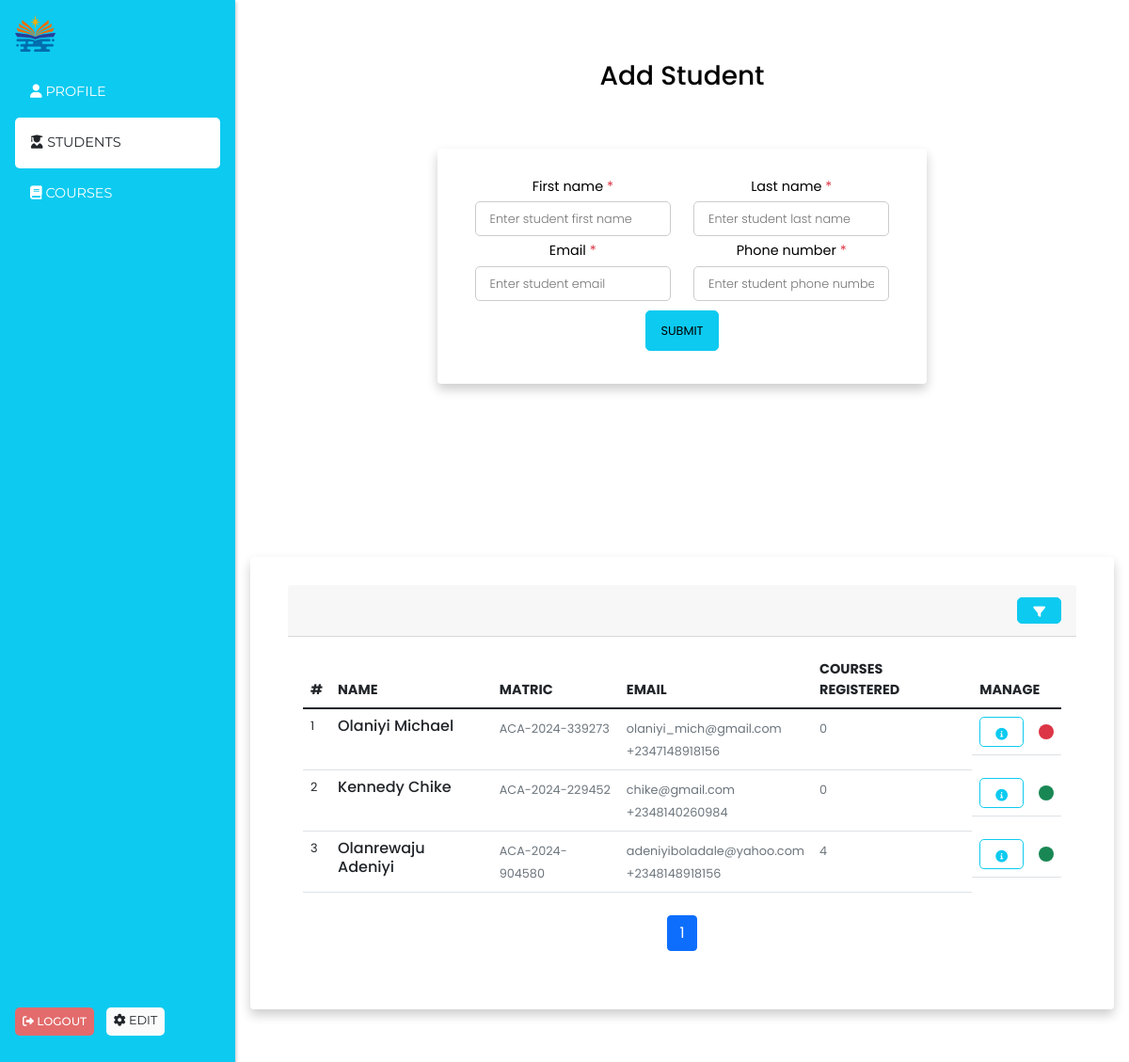
Screenshot of /student_quarters (signed in) with the database file from the repository.
### models/students.py (models this page shows, shortened)
class Student(db.Model, UserMixin):
    __tablename__ = "students"
    id = db.Column(db.String(50), default=hexid, primary_key=True, index=True)
    first_name = db.Column(db.String(80), nullable=False)
    last_name = db.Column(db.String(80), nullable=False)
    email = db.Column(db.String(120), unique=True, nullable=False)
    phone = db.Column(db.String(20), nullable=False)
    active = db.Column(db.Boolean, default=True)
    stud_id = db.Column(
        db.String(50),
        unique=True,
        nullable=False,
        default=code_generator(f"ACA-{datetime.now().year}-"),
    )
    gpa = db.Column(db.Float, nullable=False, default=0.00)
    password = db.Column(
        db.Text, nullable=False, default=student_default_password("academia")
    )
    changed_password = db.Column(db.Boolean, nullable=False, default=False)
    created_at = db.Column(db.DateTime, nullable=False, default=datetime.utcnow)
    registered_courses = db.relationship(
        "CourseRegistered", cascade="all, delete", backref="student", lazy=True
    )

### endpoints/admin.py (the view, shortened to what this page needs)
@admin.route("/student_quarters", methods=["GET", "POST"])
@login_required
@admin_required
def student_quarters():
    try:
        alert = session.pop("alert", None)
        bg_color = session.pop("bg_color", None)
        page = int(request.args.get("page", 1))
        per_page = int(request.args.get("per_page", 5))
        matric_no = request.args.get("matric_no")
        course_id = request.args.get("course_id")
        print(matric_no, ":", course_id)
        all_students, total_pages, total_items = get_students(matric_no, course_id, page, per_page)
        all_courses = Course.query.all()
        reset_filter = False if not (matric_no or course_id) else True
        return render_template(
            "admin_templates/student_quarters.html",
            alert=alert,
            bg_color=bg_color,
            student_quarters=True,
            all_students=all_students,
            page=page,
            per_page=per_page,
            total_pages=total_pages,
            total_items=total_items,
            all_courses=all_courses,
            reset_filter=reset_filter,
            matric_no=matric_no,
            course_id=course_id
        )
    except Exception as e:
        print(e, "error@admin/student_quarters")
        session["alert"] = "NetworkError"
        session["bg_color"] = "danger"
        return redirect(url_for("admin.student_quarters"))

### app_config.py (called while the page is built)
def create_app(config=config_object["development"]):
    app = Flask(__name__)
    app.config.from_object(config)
    cors.init_app(app)
    login_manager.init_app(app)
    db.init_app(app)
    migrate.init_app(app, db)
    @login_manager.user_loader
    def load_user(user_id):
        logged_user = Admin.query.get(user_id)
        if not logged_user:
            logged_user = Student.query.get(user_id)
        return logged_user
    @login_manager.unauthorized_handler
    def unauthorized():
        session["alert"] = "Please login to access this page"
        session["bg_color"] = "danger"
        return redirect(url_for("school.login"))
    @app.errorhandler(404)
    def page_not_found(e):
        return render_template("404.html")
    app.register_blueprint(admin_blueprint)
    app.register_blueprint(school_blueprint)
    app.register_blueprint(student_blueprint)
    return app

### templates/admin_templates/student_quarters.html (shortened to what this page needs)
{% extends 'admin_templates/admin_layout.html' %}
{% block content %}
<div class="row">
    <div class="col-md-12">
        <div class="container-fluid px-1 py-5 mx-auto">
            <div class="row d-flex justify-content-center">
                <div class="col-xl-7 col-lg-8 col-md-9 col-11 text-center">
                    <h3>Add Student</h3>
                    <div class="card">
                        <form class="form-card" method="post" action="">
                            <div class="row justify-content-between text-left">
                                <div class="form-group col-sm-6 flex-column d-flex"> <label
                                        class="form-control-label px-3">First name<span class="text-danger">
                                            *</span></label> <input type="text" id="fname" name="fname"
                                        placeholder="Enter student first name" style="font-size: .8rem !important;"
                                        onblur="validate(1)" value="{{first_name}}"> </div>
                                <div class="form-group col-sm-6 flex-column d-flex"> <label
                                        class="form-control-label px-3">Last name<span class="text-danger">
                                            *</span></label> <input type="text" id="lname" name="lname"
                                        placeholder="Enter student last name" style="font-size: .8rem !important;"
                                        onblur="validate(2)" value="{{last_name}}"> </div>
                            </div>
                            <div class="row justify-content-between text-left">
                                <div class="form-group col-sm-6 flex-column d-flex"> <label
                                        class="form-control-label px-3">Email<span class="text-danger">
                                            *</span></label> <input type="email" id="email" name="email"
                                        placeholder="Enter student email" style="font-size: .8rem !important;"
                                        onblur="validate(3)" value="{{email}}"> </div>
                                <div class="form-group col-sm-6 flex-column d-flex"> <label
                                        class="form-control-label px-3">Phone number<span class="text-danger">
                                            *</span></label> <input type="tel" id="mob" name="phone"
                                        placeholder="Enter student phone number" maxlength="11"
                                        style="font-size: .8rem !important;" onblur="validate(4)"
                                        value="{{phone_number}}"> </div>
                            </div>
                            <div class="row justify-content-end">
                                <div class="form-group col-sm-12"> <button type="submit"
                                        style="font-size: .8rem !important;" class="btn-block btn-info">Submit</button>
                                </div>
                            </div>
                        </form>
                    </div>
                </div>
            </div>
        </div>
    </div>
</div>
<div class="row mt-3">
    <div class="col-md-12">
        <div class="card">
            <div class="card-header">
                <span class="float-end d-flex align-items-center">
                    <button class="badge btn btn-info text-white fw-normal py-1 px-3" data-bs-toggle="modal" data-bs-target="#exampleModal">
                        <i class="fa-solid fa-filter" style="font-size: .8rem;"></i>
                    </button>
                </span>
            </div>
            <div class="card-body">
                <div class="row">
                    <div class="col-md-12">
                        <div class="table-responsive-sm">
                            <table class="table no-wrap user-table mb-0">
                                <thead>
                                    <tr>
                                        <th scope="col" class="border-0 text-uppercase font-medium pl-4"
                                            style="font-size: .9rem;">#</th>
                                        <th scope="col" class="border-0 text-uppercase font-medium"
                                            style="font-size: .9rem;">Name</th>
                                        <th scope="col" class="border-0 text-uppercase font-medium"
                                            style="font-size: .9rem;">Matric</th>
                                        <th scope="col" class="border-0 text-uppercase font-medium"
                                            style="font-size: .9rem;">Email</th>
                                        <th scope="col" class="border-0 text-uppercase font-medium"
                                            style="font-size: .9rem;">Courses Registered</th>
                                        <th scope="col" class="border-0 text-uppercase font-medium"
                                            style="font-size: .9rem;">Manage</th>
                                    </tr>
                                </thead>
                                <tbody>
                                    {% for student in all_students %}
                                    <tr>
                                        <td class="pl-4" style="font-size: .8rem;">{{loop.index}}</td>
                                        <td>
                                            <h5 class="font-medium mb-0" style="font-size: 1rem;">{{student.last_name}} {{student.first_name}}</h5>
                                        </td>
                                        <td>
                                            <span class="text-muted" style="font-size: .8rem;">{{student.stud_id}}</span>
                                        </td>
                                        <td>
                                            <span class="text-muted"
                                                style="font-size: .8rem;">{{student.email}}</span><br>
                                            <span class="text-muted" style="font-size: .8rem;">{{student.phone}}</span>
                                        </td>
                                        <td>
                                            <span class="text-muted" style="font-size: .8rem;">{{student.courses_registered}}</span>
                                        </td>
                                        <td class="pt-0 d-flex align-items-center mt-2">
                                            <a href="{{ url_for('admin.view_student', student_id=student.id) }}"
                                                class="btn py-0 px-3 btn-outline-info btn-circle btn-lg btn-circle text-decoration-none shadow-none">
                                                <i
                                                    class="fa-solid fa-circle-info" style="font-size: .8rem;"></i></a>
                                            <div class="badge fw-normal rounded-circle p-2 ms-3 {% if not student.active %} bg-danger {% else %} bg-success {% endif %}">
                                            </div>
                                        </td>
                                    </tr>
                                    {% endfor %}
                                </tbody>
                            </table>
                        </div>
                    </div>
                </div>
                <nav aria-label="Page navigation example" class="mt-4">
                    <ul class="pagination justify-content-center">
                        {% for num in range(1, total_pages + 1) %}
                        <li class="page-item {% if num == page %}active{% endif %}">
                            <a class="page-link btn btn-info"
                                href="{{ url_for('admin.student_quarters', page=num, per_page=per_page) }}">{{ num }}</a>
                        </li>
                        {% endfor %}
                    </ul>
                </nav>
            </div>
        </div>
    </div>
</div>
</div>
{% endblock content %}

### templates/admin_templates/admin_layout.html (shortened to what this page needs)
<!DOCTYPE html>
<html lang="en">
<head>
    <link
      href="https://cdnjs.cloudflare.com/ajax/libs/font-awesome/6.0.0/css/all.min.css"
      rel="stylesheet"
    />
    <link href="https://cdnjs.cloudflare.com/ajax/libs/twitter-bootstrap/5.1.3/css/bootstrap.min.css" rel="stylesheet">
    <link href="https://maxcdn.bootstrapcdn.com/font-awesome/4.7.0/css/font-awesome.min.css" rel="stylesheet" />
</head>
<body>
    <div class="sidebar bg-info" id="sidebar">
        <div class="p-3">
            <div class="mb-3 d-flex align-items-center">
                <img
            src="{{ url_for('static', filename='logo2.png') }}"
            alt="company's logo"
            style="width: 2.7rem;"
          />
            </div>
            <div class="d-flex flex-column">
            <a href="{{url_for('admin.admin_dashboard')}}" class="{% if admin_dashboard %} bg-white text-dark {% endif %} p-3 sidemenu_link">
                <i class="fas fa-user"></i> Profile</a>
            <a href="{{url_for('admin.student_quarters')}}" class="p-3 sidemenu_link {% if student_quarters %} bg-white text-dark {% endif %}">
                <i class="fas fa-user-graduate"></i> Students</a>
            <a href="{{url_for('admin.courses')}}" class="p-3 sidemenu_link {% if courses %} bg-white text-dark {% endif %}">
                <i class="fas fa-book"></i> Courses</a>
            </div>
        <div>
            <div class="d-flex position-fixed bottom-0 mb-5 h5">
            <a class="p-2 sidemenu_link text-white" data-bs-toggle="modal"
            data-bs-target="#exampleModall" style="font-size: .75rem; cursor: pointer; background: rgb(227, 107, 107);">
            <i class="fas fa-sign-out-alt"></i> Logout
        </a>
        <a href="" class="p-2 sidemenu_link badge text-dark fw-normal" style="margin-left: .8rem; background: rgb(251, 251, 251); font-size: .8rem;">
            <i class="fas fa-cog"></i> Edit
        </a>
        </div>
    </div>
        </div>
    </div>
    <div class="content" id="content">
        <div class="p-3">
            {% block content %}{% endblock content %}
        </div>
</body>
</html>

### templates/admin_templates/admin_layout.html (style rules this page uses)
* { margin: 0; padding: 0; box-sizing: border-box; font-family: 'Poppins', sans-serif; }
.sidebar { position: fixed; top: 0; left: 0; height: 100%; width: 250px; background-color: #333; color: white; transition: 0.3s; z-index: 999; box-shadow: rgba(0, 0, 0, 0.15) 1.95px 1.95px 2.6px; }
.content { margin-left: 250px; transition: 0.3s; }
a { text-decoration: none; color: white; }
.sidemenu_link { font-size: .9rem; text-transform: uppercase; border-radius: 5px; font-family: 'Montserrat', sans-serif; }

### templates/admin_templates/student_quarters.html (style rules this page uses)
body { color: #000; overflow-x: hidden; height: 100%; background-image: url("https://res.cloudinary.com/duyoxldib/image/upload/v1714122278/yusuf-evli-DjQx057gBC0-unsplash_xwh5n9.jpg"); background-attachment: fixed; background-repeat: no-repeat; background-size: 100% 100% }
.card { padding: 30px 40px; margin-top: 60px; margin-bottom: 60px; border: none !important; box-shadow: 0 6px 12px 0 rgba(0, 0, 0, 0.2) }
.form-control-label { margin-bottom: 0 }
input, textarea, button { padding: 8px 15px; border-radius: 5px !important; margin: 5px 0px; box-sizing: border-box; border: 1px solid #ccc; font-size: 18px !important; font-weight: 300 }
.btn-block { text-transform: uppercase; font-size: 15px !important; font-weight: 400; height: 43px; cursor: pointer }
label { font-size: .9rem; }

### rows the page displays
Student: last_name "Olaniyi", first_name "Michael", stud_id "ACA-2024-339273", email "olaniyi_mich@gmail.com", phone "+2347148918156", courses_registered "0"
Student: last_name "Kennedy", first_name "Chike", stud_id "ACA-2024-229452", email "chike@gmail.com", phone "+2348140260984", courses_registered "0"
Student: last_name "Olanrewaju", first_name "Adeniyi", stud_id "ACA-2024-904580", email "adeniyiboladale@yahoo.com", phone "+2348148918156", courses_registered "4"

### other values shown
{{ num }} "1"
